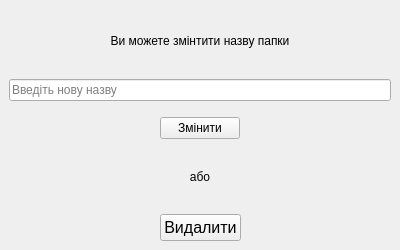
<?xml version="1.0" encoding="UTF-8"?>
<ui version="4.0">
 <class>MainWindow</class>
 <widget class="QMainWindow" name="MainWindow">
  <property name="geometry">
   <rect>
    <x>0</x>
    <y>0</y>
    <width>400</width>
    <height>250</height>
   </rect>
  </property>
  <property name="windowTitle">
   <string>Зміна папки</string>
  </property>
  <property name="windowIcon">
   <iconset resource="logo.qrc">
    <normaloff>:/:/newPrefix/logo1.png/logo.png</normaloff>:/:/newPrefix/logo1.png/logo.png</iconset>
  </property>
  <widget class="QWidget" name="centralwidget">
   <layout class="QVBoxLayout" name="verticalLayout">
    <item>
     <widget class="QLabel" name="label">
      <property name="text">
       <string>Ви можете змінтити назву папки</string>
      </property>
      <property name="alignment">
       <set>Qt::AlignCenter</set>
      </property>
     </widget>
    </item>
    <item>
     <widget class="QLineEdit" name="foldername_edit">
      <property name="placeholderText">
       <string>Введіть нову назву</string>
      </property>
     </widget>
    </item>
    <item>
     <spacer name="verticalSpacer">
      <property name="orientation">
       <enum>Qt::Vertical</enum>
      </property>
      <property name="sizeType">
       <enum>QSizePolicy::Fixed</enum>
      </property>
      <property name="sizeHint" stdset="0">
       <size>
        <width>20</width>
        <height>10</height>
       </size>
      </property>
     </spacer>
    </item>
    <item>
     <layout class="QHBoxLayout" name="horizontalLayout">
      <item>
       <spacer name="horizontalSpacer">
        <property name="orientation">
         <enum>Qt::Horizontal</enum>
        </property>
        <property name="sizeHint" stdset="0">
         <size>
          <width>40</width>
          <height>20</height>
         </size>
        </property>
       </spacer>
      </item>
      <item>
       <widget class="QPushButton" name="change_button">
        <property name="text">
         <string>Змінити</string>
        </property>
       </widget>
      </item>
      <item>
       <spacer name="horizontalSpacer_2">
        <property name="orientation">
         <enum>Qt::Horizontal</enum>
        </property>
        <property name="sizeHint" stdset="0">
         <size>
          <width>40</width>
          <height>20</height>
         </size>
        </property>
       </spacer>
      </item>
     </layout>
    </item>
    <item>
     <widget class="QLabel" name="label_2">
      <property name="text">
       <string>або</string>
      </property>
      <property name="alignment">
       <set>Qt::AlignCenter</set>
      </property>
     </widget>
    </item>
    <item>
     <layout class="QHBoxLayout" name="horizontalLayout_2">
      <item>
       <spacer name="horizontalSpacer_3">
        <property name="orientation">
         <enum>Qt::Horizontal</enum>
        </property>
        <property name="sizeHint" stdset="0">
         <size>
          <width>40</width>
          <height>20</height>
         </size>
        </property>
       </spacer>
      </item>
      <item>
       <widget class="QPushButton" name="delete_button">
        <property name="font">
         <font>
          <pointsize>12</pointsize>
         </font>
        </property>
        <property name="text">
         <string>Видалити</string>
        </property>
       </widget>
      </item>
      <item>
       <spacer name="horizontalSpacer_4">
        <property name="orientation">
         <enum>Qt::Horizontal</enum>
        </property>
        <property name="sizeHint" stdset="0">
         <size>
          <width>40</width>
          <height>20</height>
         </size>
        </property>
       </spacer>
      </item>
     </layout>
    </item>
   </layout>
  </widget>
 </widget>
 <resources>
  <include location="logo.qrc"/>
 </resources>
 <connections/>
</ui>
